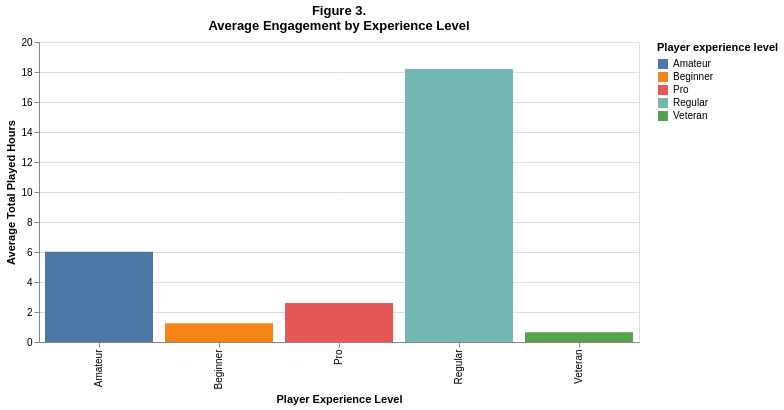

The cell this chart's notebook holds for it:
### Code cell
bar_experience = alt.Chart(players_data).mark_bar().encode(
    x=alt.X('experience').title('Player Experience Level'),
    y=alt.Y('mean(played_hours)').title('Average Total Played Hours'),
    color=alt.Color("experience").title("Player experience level")
).properties(
    title=('Figure 3.', 'Average Engagement by Experience Level'),
    width=600
)

bar_experience

### Figure 1 — Vega specification as saved in the notebook (floating-point values rounded to 4 significant figures)
{"$schema": "https://vega.github.io/schema/vega/v5.json", "data": [{"name": "source_0", "values": [{"experience": "Pro", "mean_played_hours": 2.6}, {"experience": "Veteran", "mean_played_hours": 0.6479}, {"experience": "Amateur", "mean_played_hours": 6.017}, {"experience": "Regular", "mean_played_hours": 18.21}, {"experience": "Beginner", "mean_played_hours": 1.249}]}, {"name": "source_0_x_domain_experience", "values": [{"experience": "Pro"}, {"experience": "Veteran"}, {"experience": "Amateur"}, {"experience": "Regular"}, {"experience": "Beginner"}]}, {"name": "source_0_y_domain_mean_played_hours", "values": [{"min": 0.6479, "max": 18.21}]}, {"name": "source_0_color_domain_experience", "values": [{"experience": "Pro"}, {"experience": "Veteran"}, {"experience": "Amateur"}, {"experience": "Regular"}, {"experience": "Beginner"}]}], "marks": [{"type": "rect", "name": "marks", "from": {"data": "source_0"}, "encode": {"update": {"x": {"field": "experience", "scale": "x"}, "y": {"field": "mean_played_hours", "scale": "y"}, "y2": {"value": 0, "scale": "y"}, "fill": {"field": "experience", "scale": "color"}, "width": {"signal": "max(0.25, bandwidth('x'))"}}}, "style": ["bar"]}], "scales": [{"name": "x", "type": "band", "domain": {"data": "source_0_x_domain_experience", "field": "experience", "sort": true}, "range": [0, {"signal": "width"}], "paddingInner": 0.1, "paddingOuter": 0.05}, {"name": "y", "type": "linear", "domain": [{"signal": "(data(\"source_0_y_domain_mean_played_hours\")[0] || {}).min"}, {"signal": "(data(\"source_0_y_domain_mean_played_hours\")[0] || {}).max"}], "range": [{"signal": "height"}, 0], "nice": true, "zero": true}, {"name": "color", "type": "ordinal", "domain": {"data": "source_0_color_domain_experience", "field": "experience", "sort": true}, "range": "category"}], "axes": [{"scale": "y", "domain": false, "minExtent": 0, "ticks": false, "orient": "left", "grid": true, "maxExtent": 0, "aria": false, "labels": false, "gridScale": "x", "zindex": 0, "tickCount": {"signal": "ceil(height/40)"}}, {"scale": "x", "labelAlign": "right", "orient": "bottom", "grid": false, "title": "Player Experience Level", "labelBaseline": "middle", "zindex": 0, "labelAngle": 270}, {"scale": "y", "grid": false, "labelOverlap": true, "orient": "left", "title": "Average Total Played Hours", "zindex": 0, "tickCount": {"signal": "ceil(height/40)"}}], "title": {"text": ["Figure 3.", "Average Engagement by Experience Level"], "frame": "group"}, "padding": 5, "background": "white", "style": "cell", "height": 300, "legends": [{"title": "Player experience level", "fill": "color", "symbolType": "square"}], "width": 600}
